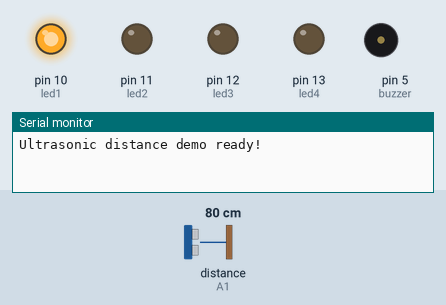
The sketch below on a simulated Arduino Uno, built with avr-gcc and run on an emulated ATmega328P. On the bench: output pins drawn as LEDs (lit = HIGH), buzzer (waves = sounding), the last lines printed to the serial monitor. Wiring (inferred from the names in the program): ultrasonic range finder: trigger A0; echo A1. The inputs (shaded band) are chosen by the test bench; at power-on: distance to the obstacle (sensor on A1) 80 cm. The echo pulse lasts 58.3 µs per cm; pins used as bus, display or sensor lines are not drawn.

Above: at 1.2 s.
1.3 s: distance to the obstacle (sensor on A1) set to 9 cm
At 1.59 s:
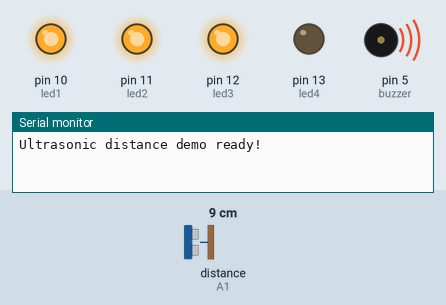
4.3 s: distance to the obstacle (sensor on A1) set to 5 cm
At 5.2 s:
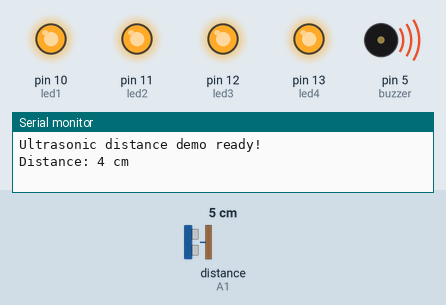
5.9 s: distance to the obstacle (sensor on A1) set to 18 cm
At 6.6 s:
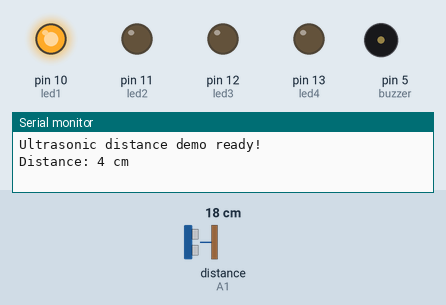
7.4 s: distance to the obstacle (sensor on A1) set to 2 cm
At 8.3 s:
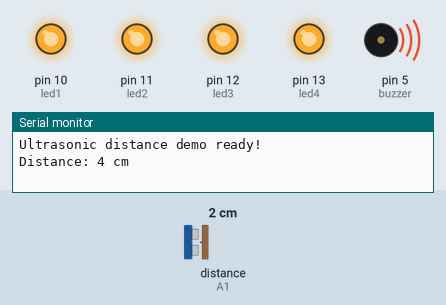
Timing chart, 0 to 9.9 s (numbered marks = the images above; inputs shaded):
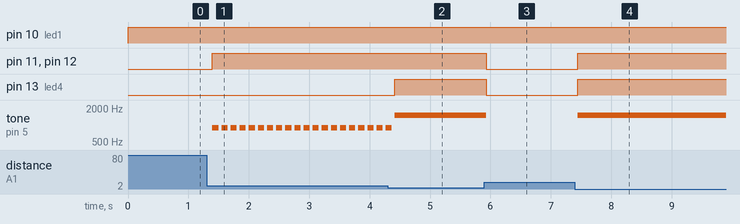

Measured:
- the behaviour switches between 7 and 6 cm on distance to the obstacle (sensor on A1) (found by bisection; images 1 and 2)
- after the input at 1.3 s, pin 11 (led2), pin 12 (led3): LOW → HIGH after 0.10 s; tone on pin 5 (buzzer): alternates 900 Hz for 0.10 s and silent for 0.05 s, starting after 0.10 s
- after the input at 4.3 s, pin 13 (led4): LOW → HIGH after 0.12 s
- after the input at 5.9 s, pin 11 (led2), pin 12 (led3), pin 13 (led4): HIGH → LOW at once; tone on pin 5 (buzzer): 1500 Hz → silent at once
- after the input at 7.4 s, pin 11 (led2), pin 12 (led3), pin 13 (led4): LOW → HIGH at once; tone on pin 5 (buzzer): silent → 1500 Hz at once

The sketch:

UNO_R3_Distance_Sensor.ino
```cpp
// === Ultrasonic Distance Sensor (Arduino UNO R3) ===
// LEDs: D10–D13  |  Buzzer: D5  |  HC-SR04: Trig=A0, Echo=A1

// === Pin assignments ===
const int trigPin = A0;
const int echoPin = A1;
const int led1 = 10;  // red – farthest
const int led2 = 11;  // orange
const int led3 = 12;  // purple
const int led4 = 13;  // blue – closest
const int buzzer = 5;

// === Distance thresholds (cm) ===
const int RANGE1 = 15;
const int RANGE2 = 10;
const int RANGE3 = 5;

// === Timing for serial output ===
unsigned long lastPrint = 0;
const unsigned long printDelay = 5000;  // every 5 s

void setup() {
  Serial.begin(9600);
  pinMode(trigPin, OUTPUT);
  pinMode(echoPin, INPUT);
  pinMode(led1, OUTPUT);
  pinMode(led2, OUTPUT);
  pinMode(led3, OUTPUT);
  pinMode(led4, OUTPUT);
  pinMode(buzzer, OUTPUT);
  noTone(buzzer);

  Serial.println("Ultrasonic distance demo ready!");
}

long readDistance() {
  // Trigger a measurement
  digitalWrite(trigPin, LOW);
  delayMicroseconds(2);
  digitalWrite(trigPin, HIGH);
  delayMicroseconds(10);
  digitalWrite(trigPin, LOW);

  // Measure echo time
  long duration = pulseIn(echoPin, HIGH, 30000);  // 30 ms timeout (~5 m)
  if (duration == 0) return -1;                   // no echo
  long cm = duration * 0.0343 / 2;
  return cm;
}

void loop() {
  long dist = readDistance();

  // print distance every 5 s
  if (millis() - lastPrint >= printDelay) {
    Serial.print("Distance: ");
    if (dist >= 0) {
      Serial.print(dist);
      Serial.println(" cm");
    } else {
      Serial.println("Out of range");
    }
    lastPrint = millis();
  }

  // reset LEDs and buzzer
  digitalWrite(led1, LOW);
  digitalWrite(led2, LOW);
  digitalWrite(led3, LOW);
  digitalWrite(led4, LOW);
  noTone(buzzer);

  // distance-based logic
  if (dist < 0) {
    // out of range → all off
  }
  else if (dist > RANGE1) {
    digitalWrite(led1, HIGH);
  }
  else if (dist > RANGE2) {
    digitalWrite(led1, HIGH);
    digitalWrite(led2, HIGH);
  }
  else if (dist > RANGE3) {
    digitalWrite(led1, HIGH);
    digitalWrite(led2, HIGH);
    digitalWrite(led3, HIGH);
    tone(buzzer, 900, 100);   // short beep
  }
  else {
    digitalWrite(led1, HIGH);
    digitalWrite(led2, HIGH);
    digitalWrite(led3, HIGH);
    digitalWrite(led4, HIGH);
    tone(buzzer, 1500);       // continuous tone
  }

  delay(150);
}
```
